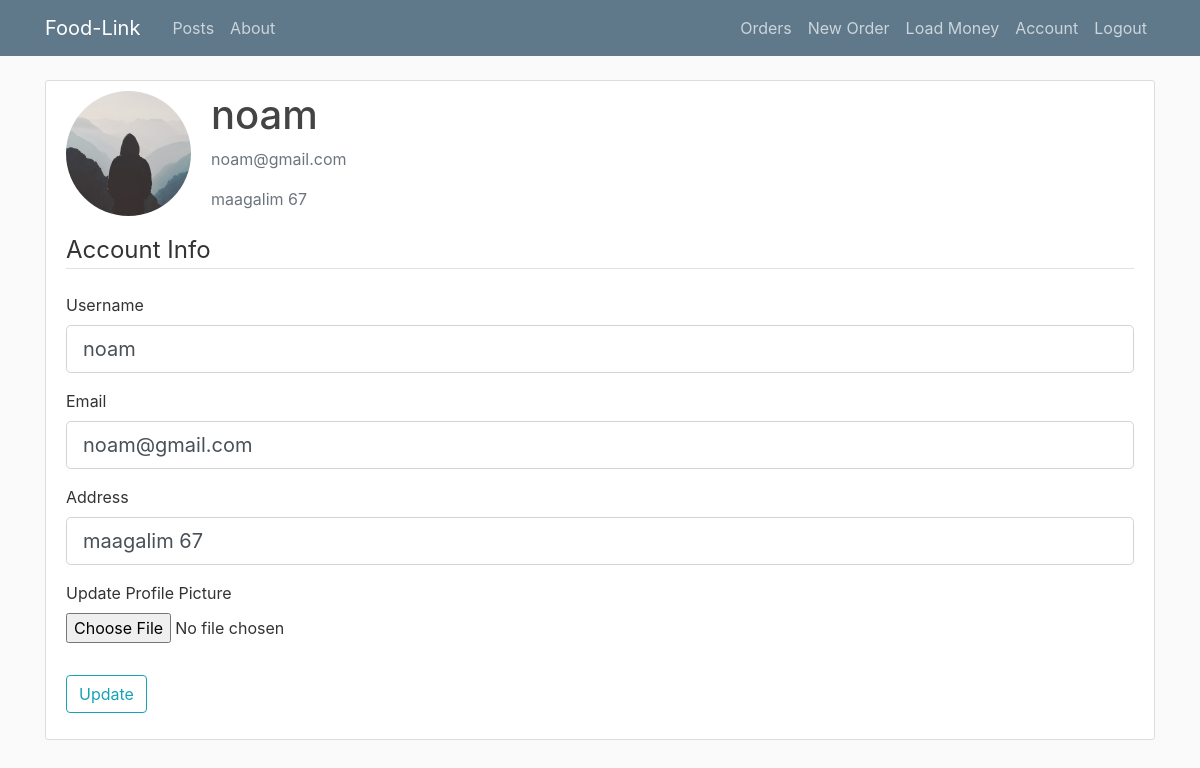
Page /account (signed in) on the committed database.
### flaskblog/models.py (models this page shows, shortened)
class User(db.Model, UserMixin):
    id = db.Column(db.Integer, primary_key=True)
    username = db.Column(db.String(20), unique=True, nullable=False)
    email = db.Column(db.String(120), unique=True, nullable=False)
    address = db.Column(db.String(20), unique=False, nullable=False)
    image_file = db.Column(db.String(20), nullable=False, default='default.jpg')
    password = db.Column(db.String(60), nullable=False)
    user_type = db.Column(db.String(10), nullable=False, default='customer')
    food_type = db.Column(db.String(50), nullable=True)  # Type of food
    budget = db.Column(db.Float, nullable=False, default=0.0)  # Budget for user
    posts = db.relationship('Post', backref='author', lazy=True)

### flaskblog/routes.py (the view)
@app.route("/account", methods=['GET', 'POST'])
@login_required
def account():
    form = UpdateAccountForm()
    if form.validate_on_submit():
        if form.picture.data:
            picture_file = save_picture(form.picture.data)
            current_user.image_file = picture_file
        current_user.username = form.username.data
        current_user.email = form.email.data
        current_user.address = form.address.data
        db.session.commit()
        flash('Your account has been updated!', 'success')
        return redirect(url_for('account'))
    elif request.method == 'GET':
        form.username.data = current_user.username
        form.email.data = current_user.email
        form.address.data = current_user.address
    image_file = url_for('static', filename='profile_pics/' + current_user.image_file)
    return render_template('account.html', title='Account',
                           image_file=image_file, form=form)

### flaskblog/forms.py (shortened to what this page needs)
class UpdateAccountForm(FlaskForm):
    username = StringField('Username',
                           validators=[DataRequired(), Length(min=2, max=20)])
    email = StringField('Email',
                        validators=[DataRequired(), Email()])
    address = StringField('Address',
                          validators=[DataRequired(), Length(min=2, max=20)])
    picture = FileField('Update Profile Picture', validators=[FileAllowed(['jpg', 'png'])])
    submit = SubmitField('Update')

### flaskblog/models.py (called while the page is built)
@login_manager.user_loader
def load_user(user_id):
    return User.query.get(int(user_id))

### flaskblog/templates/account.html (shortened to what this page needs)
{% extends "layout.html" %}
{% block content %}
    <div class="content-section">
      <div class="media">
        <img class="rounded-circle account-img" src="{{ image_file }}">
        <div class="media-body">
          <h2 class="account-heading">{{ current_user.username }}</h2>
          <p class="text-secondary">{{ current_user.email }}</p>
          <p class="text-secondary">{{ current_user.address }}</p>
        </div>
      </div>
        <form method="POST" action="" enctype="multipart/form-data">
            <fieldset class="form-group">
                <legend class="border-bottom mb-4">Account Info</legend>
                <div class="form-group">
                    {{ form.username.label(class="form-control-label") }}
                    {% if form.username.errors %}
                        {{ form.username(class="form-control form-control-lg is-invalid") }}
                        <div class="invalid-feedback">
                            {% for error in form.username.errors %}
                                <span>{{ error }}</span>
                            {% endfor %}
                        </div>
                    {% else %}
                        {{ form.username(class="form-control form-control-lg") }}
                    {% endif %}
                </div>
                <div class="form-group">
                    {{ form.email.label(class="form-control-label") }}
                    {% if form.email.errors %}
                        {{ form.email(class="form-control form-control-lg is-invalid") }}
                        <div class="invalid-feedback">
                            {% for error in form.email.errors %}
                                <span>{{ error }}</span>
                            {% endfor %}
                        </div>
                    {% else %}
                        {{ form.email(class="form-control form-control-lg") }}
                    {% endif %}
                </div>
                <div class="form-group">
                    {{ form.address.label(class="form-control-label") }}
                    {% if form.address.errors %}
                        {{ form.address(class="form-control form-control-lg is-invalid") }}
                        <div class="invalid-feedback">
                            {% for error in form.address.errors %}
                                <span>{{ error }}</span>
                            {% endfor %}
                        </div>
                    {% else %}
                        {{ form.address(class="form-control form-control-lg") }}
                    {% endif %}
                </div>
                <div class="form-group">
                    {{ form.picture.label() }}
                    {{ form.picture(class="form-control-file") }}
                </div>
            </fieldset>
            <div class="form-group">
                {{ form.submit(class="btn btn-outline-info") }}
            </div>
        </form>
    </div>
{% endblock content %}

### flaskblog/static/main.css (style rules this page uses)
body { background: #fafafa; color: #333333; margin-top: 5rem; }
h1, h2, h3, h4, h5, h6 { color: #444444; }
.content-section { background: #ffffff; padding: 10px 20px; border: 1px solid #dddddd; border-radius: 3px; margin-bottom: 20px; }
.account-img { height: 125px; width: 125px; margin-right: 20px; margin-bottom: 16px; }
.account-heading { font-size: 2.5rem; }

### rows in the picture
User: username "noam", email "noam@gmail.com", address "maagalim 67"
